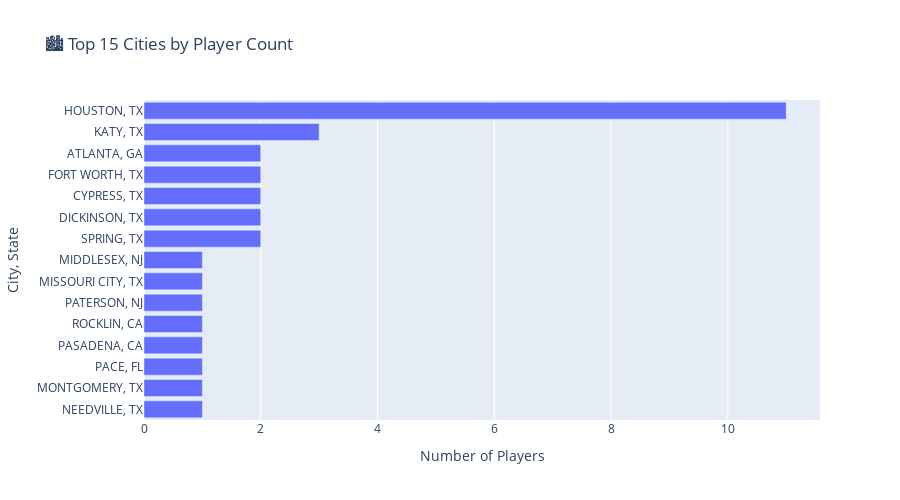

Notebook code cell kept with this figure:
### Code cell
# 6. Geographic Heatmap - Player Distribution by Location
# Enhanced geographic analysis with automatic geocoding and recruiting territory mapping

# Import required plotly modules if not already available
try:
    # Test if plotly modules are already imported
    go
    px
except NameError:
    # Import plotly modules
    try:
        import plotly.graph_objects as go
        import plotly.express as px
        print("📦 Plotly modules imported successfully!")
    except ImportError:
        print("❌ Plotly not installed. Installing now...")
        import subprocess
        import sys
        subprocess.check_call([sys.executable, '-m', 'pip', 'install', 'plotly'])
        import plotly.graph_objects as go
        import plotly.express as px
        print("✅ Plotly installed and imported successfully!")

# Geographic analysis using the new geography module
if roster_df is not None:
    # Check if geographic data exists
    has_geographic_data = 'CITY' in roster_df.columns and 'STATE' in roster_df.columns

    if has_geographic_data:
        print("✅ Geographic data found! Creating heatmaps...")
        create_geographic_heatmap(roster_df)
        create_recruiting_territory_map(roster_df)
    else:
        print("📊 Geographic Heatmap Demo")
        print("🗺️ To enable geographic visualization, add these columns to your roster CSV:")
        print("   • CITY - Player's hometown city")
        print("   • STATE - Player's home state (use 2-letter abbreviations: TX, CA, FL, etc.)")
        print()
        print("📝 Example data structure:")
        sample_data = pd.DataFrame({
            'FIRST NAME': ['John', 'Mike', 'David', 'Chris', 'Alex'],
            'LAST NAME': ['Smith', 'Johnson', 'Williams', 'Brown', 'Davis'],
            'POSITION': ['QB', 'RB', 'WR', 'LB', 'CB'],
            'CITY': ['Atlanta', 'Dallas', 'Miami', 'Houston', 'Los Angeles'],
            'STATE': ['GA', 'TX', 'FL', 'TX', 'CA'],
            'VALUE': [145.2, 132.1, 128.5, 142.8, 139.4],
            'DEV TRAIT': ['ELITE', 'STAR', 'IMPACT', 'STAR', 'ELITE']
        })
        print(sample_data.to_string(index=False))
        print()
        print("🔧 Once you have this data, the geographic heatmaps will automatically generate!")
        print("📍 Features include:")
        print("   • US State heatmap showing player distribution")
        print("   • Automatic city geocoding and mapping")
        print("   • Top cities by player count")
        print("   • Recruiting territory success analysis")
        print("   • Average player value by state")

### Figure 1 — Plotly figure (JSON) as saved in the notebook; plotly's stock layout.template omitted (floating-point values rounded to 4 significant figures)
{"data": [{"hovertemplate": "Number of Players=%{x}<br>City, State=%{y}<extra></extra>", "legendgroup": "", "marker": {"color": "#636efa", "pattern": {"shape": ""}}, "name": "", "orientation": "h", "showlegend": false, "textposition": "auto", "type": "bar", "x": [11, 3, 2, 2, 2, 2, 2, 1, 1, 1, 1, 1, 1, 1, 1], "xaxis": "x", "y": ["HOUSTON, TX", "KATY, TX", "SPRING, TX", "DICKINSON, TX", "CYPRESS, TX", "FORT WORTH, TX", "ATLANTA, GA", "NEEDVILLE, TX", "MONTGOMERY, TX", "PACE, FL", "PASADENA, CA", "ROCKLIN, CA", "PATERSON, NJ", "MISSOURI CITY, TX", "MIDDLESEX, NJ"], "yaxis": "y"}], "layout": {"barmode": "relative", "height": 500, "legend": {"tracegroupgap": 0}, "title": {"text": "🏙️ Top 15 Cities by Player Count"}, "xaxis": {"anchor": "y", "domain": [0, 1], "title": {"text": "Number of Players"}}, "yaxis": {"anchor": "x", "categoryorder": "total ascending", "domain": [0, 1], "title": {"text": "City, State"}}}}
